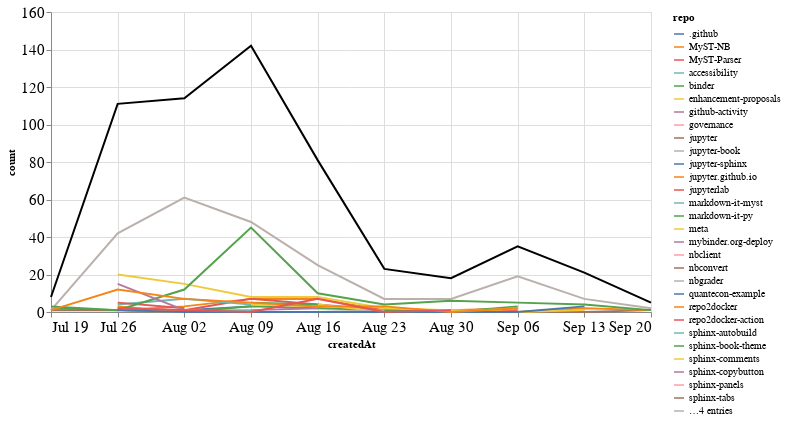

The notebook cell saved with this chart:
### Markdown cell above
## Comments

### Code cell
comments_time = comments.groupby('repo').resample('W', on='createdAt').count()['author'].reset_index()
comments_time = comments_time.rename(columns={'author': 'count'})
comments_time_total = comments_time.groupby('createdAt').agg({"count": "sum"}).reset_index()
ch1 = alt.Chart(comments_time, width=600).mark_line().encode(
    x='createdAt',
    y='count',
    color='repo',
    tooltip="repo"
)

ch2 = alt.Chart(comments_time_total, width=600).mark_line(color="black").encode(
    x='createdAt',
    y='count',
)

ch1 + ch2

### Figure 1 — Vega-Lite specification as saved in the notebook (floating-point values rounded to 4 significant figures; data arrays with more than 128 entries replaced by an {"elided": "..."} marker saying what was removed)
{"config": {"axisLeft": {"labelFontSize": 15}, "axisBottom": {"labelFontSize": 15}}, "layer": [{"data": {"name": "data-128a33f0cdc63df30cc823fb6ca116e4"}, "mark": "line", "encoding": {"color": {"type": "nominal", "field": "repo"}, "tooltip": {"type": "nominal", "field": "repo"}, "x": {"type": "temporal", "field": "createdAt"}, "y": {"type": "quantitative", "field": "count"}}, "width": 600}, {"data": {"name": "data-3cf0b13dae51353e817cdaabc838c9fa"}, "mark": {"type": "line", "color": "black"}, "encoding": {"x": {"type": "temporal", "field": "createdAt"}, "y": {"type": "quantitative", "field": "count"}}, "width": 600}], "$schema": "https://vega.github.io/schema/vega-lite/v4.8.1.json", "datasets": {"data-128a33f0cdc63df30cc823fb6ca116e4": {"elided": "129 records"}, "data-3cf0b13dae51353e817cdaabc838c9fa": [{"createdAt": "2020-07-19T00:00:00", "count": 8}, {"createdAt": "2020-07-26T00:00:00", "count": 111}, {"createdAt": "2020-08-02T00:00:00", "count": 114}, {"createdAt": "2020-08-09T00:00:00", "count": 142}, {"createdAt": "2020-08-16T00:00:00", "count": 81}, {"createdAt": "2020-08-23T00:00:00", "count": 23}, {"createdAt": "2020-08-30T00:00:00", "count": 18}, {"createdAt": "2020-09-06T00:00:00", "count": 35}, {"createdAt": "2020-09-13T00:00:00", "count": 21}, {"createdAt": "2020-09-20T00:00:00", "count": 5}]}}
